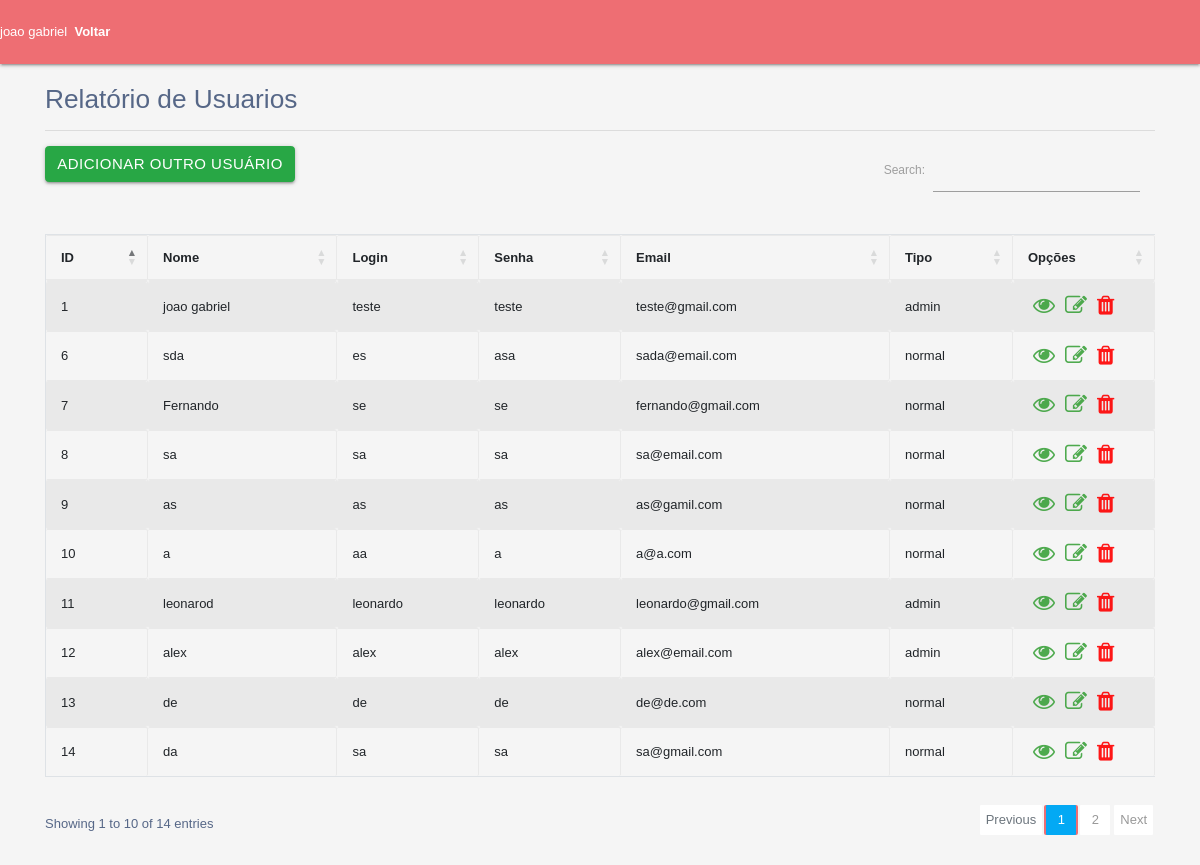
/crud.php (signed in), run on the app's committed database.
### tables this page shows
CREATE TABLE `usuario` (
  `id` int(11) NOT NULL,
  `nome` varchar(85) NOT NULL,
  `login` varchar(85) NOT NULL,
  `senha` varchar(50) NOT NULL,
  `email` varchar(85) NOT NULL,
  `tipo` varchar(11) NOT NULL
);

### crud.php (the view, shortened to what this page needs)
<!DOCTYPE HTML>
<html>
<head>
        <link rel="stylesheet" href="https://cdnjs.cloudflare.com/ajax/libs/materialize/1.0.0/css/materialize.min.css">
        <link rel="stylesheet" href="https://cdnjs.cloudflare.com/ajax/libs/font-awesome/4.7.0/css/font-awesome.css">
        <link rel="stylesheet" href="https://cdnjs.cloudflare.com/ajax/libs/twitter-bootstrap/4.5.2/css/bootstrap.css">
        <link rel="stylesheet" href="https://cdn.datatables.net/1.10.22/css/dataTables.bootstrap4.min.css">
        <link rel="stylesheet" href="https://cdn.datatables.net/buttons/1.6.4/css/buttons.bootstrap4.min.css">
        <link rel="stylesheet" href="css/formulario.css">
    </head>
    <body>
        <nav>
           <div>
           <?php
                echo $_SESSION["user"];
                echo "<a href='pomodoro.php' style='text-decoration: none; font-weight: bold;'>&nbsp;&nbsp;Voltar</a>";
            ?>
            </div>
        </nav>
        <body>
    <div class="container">
        <div class="row">
            <div class="col-12">
                <br>
                <h3 class="titulo-tabla">Relatório de Usuarios</h3>
                <hr>
                <a href="create.php" class="btn btn-success pull-left">Adicionar outro usuário</a>
                    <?php
                        require_once "conecta.php";
                        $sql = "SELECT * FROM usuario";
                    ?>
                    <?php
                    if($result = mysqli_query($conn, $sql))
                    {
                        if(mysqli_num_rows($result) > 0)
                        {
                    ?>
                            <table id="example" class="table table-striped table-bordered" style="width:100%">
                                <thead>
                                    <tr>
                                        <th>ID</th>
                                        <th>Nome</th>
                                        <th>Login</th>
                                        <th>Senha</th>
                                        <th>Email</th>
                                        <th>Tipo</th>
                                        <th>Opções</th>
                                    </tr>
                                </thead>
                                <tbody>
                                    <?php
                                        while($usuario = mysqli_fetch_array($result))
                                        {
                                        ?>
                                        <tr>
                                            <td><?= $usuario['id'] ;?></td>
                                            <td><?= $usuario['nome'] ;?></td>
                                            <td><?= $usuario['login']; ?></td>
                                            <td><?= $usuario['senha'] ;?></td>
                                            <td><?= $usuario['email'] ;?></td>
                                            <td><?= $usuario['tipo']; ?></td>
                                            <td>
                                                <?php
                                                 echo "<a href='read.php?id=". $usuario['id'] ."' title='Ver usuário' data-toggle='tooltip'> <i class='fa fa-eye' aria-hidden='true' style='color:#3ca23c;'></i></a>";
                                                echo "<a href='update.php?id=". $usuario['id'] ."' title='Editar usuário' data-toggle='tooltip'> <i class='fa fa-edit' aria-hidden='true' style='color:#3ca23c;'></i></a>";
                                                echo "<a href='delete.php?id=". $usuario['id'] ."' title='Deletar usuário' data-toggle='tooltip'> <i class='fa fa-trash' aria-hidden='true' style='color:red;'></i></a>";
                                                ?>
                                            </td>
                                        </tr>
                                    <?php
                                    }
                                    ?>
                                </tbody>
                            </table>
                        <?php
                        }
                        else
                        {
                            echo "<p class='lead'><em>No records were found.</em></p>";
                        }
                    }
                    else
                    {
                        echo "ERROR: Could not able to execute $sql. " . mysqli_error($conn);
                    }
                    ?>
            </div>
        </div>
    </div>
</body>
</html>

### css/formulario.css (style rules this page uses)
body { color: #566787; background: #f5f5f5; font-family: 'Varela Round', sans-serif; font-size: 13px; }
table.table tr th, table.table tr td { border-color: #e9e9e9; padding: 12px 15px; vertical-align: middle; }
table.table tr th:first-child { width: 60px; }
table.table tr th:last-child { width: 100px; }
table.table-striped tbody tr:nth-of-type(odd) { background-color: #fcfcfc; }
table.table td:last-child i { opacity: 0.9; font-size: 22px; margin: 0 5px; }
table.table td a { font-weight: bold; color: #566787; display: inline-block; text-decoration: none; outline: none !important; }
table.table td i { font-size: 19px; }

### data on the page
usuario: id "1", nome "joao gabriel", login "teste", senha "teste", email "teste@gmail.com", tipo "admin"
usuario: id "6", nome "sda", login "es", senha "asa", email "sada@email.com", tipo "normal"
usuario: id "7", nome "Fernando", login "se", senha "se", email "fernando@gmail.com", tipo "normal"
usuario: id "8", nome "sa", login "sa", senha "sa", email "sa@email.com", tipo "normal"
usuario: id "9", nome "as", login "as", senha "as", email "as@gamil.com", tipo "normal"
usuario: id "10", nome "a", login "aa", senha "a", email "a@a.com", tipo "normal"
usuario: id "11", nome "leonarod", login "leonardo", senha "leonardo", email "leonardo@gmail.com", tipo "admin"
usuario: id "12", nome "alex", login "alex", senha "alex", email "alex@email.com", tipo "admin"
usuario: id "13", nome "de", login "de", senha "de", email "de@de.com", tipo "normal"
usuario: id "14", nome "da", login "sa", senha "sa", email "sa@gmail.com", tipo "normal"

### other printed values
$_SESSION["user"] "joao gabriel"
